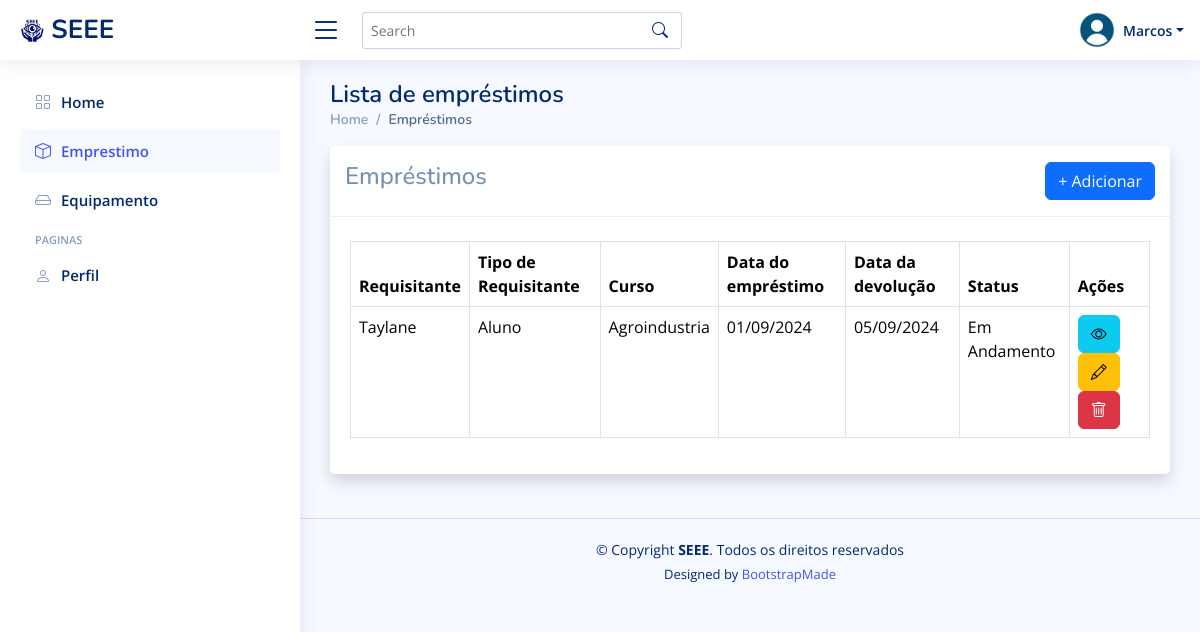
The app's page /emprestimo/list/ (signed in) with its own data.
### emprestimo/models.py (models this page shows, shortened)
class Emprestimo(models.Model):
    class TipoDoRequisitante(models.IntegerChoices):
        ALUNO = 1, 'Aluno'
        PROFESSOR = 2, 'Professor'
        FUNCIONARIO = 3, 'Funcionário'
        OUTRO = 4, 'Outro'
    class Status(models.IntegerChoices):
        CONCLUIDO = 1, 'Devolvido'
        ANDAMENTO = 2, 'Em Andamento'
        INCOMPLETO = 3, 'Atrasado'
    requisitante = models.CharField(max_length=50)
    tipoDoRequisitante = models.IntegerField(choices=TipoDoRequisitante.choices, default=TipoDoRequisitante.OUTRO)
    sala = models.CharField(max_length=50)
    curso = models.CharField(max_length=20, null=True)
    dataEmprestimo = models.DateField(default=timezone.now)
    dataDevolucao = models.DateField(null=True, blank=True)
    observacoesDeDevolucao = models.CharField(max_length=255, blank=True)
    status = models.IntegerField(choices=Status.choices, default=Status.ANDAMENTO)
    funcionario = models.ForeignKey('funcionario.Funcionario', on_delete=models.SET_NULL, null=True, blank=True)

### emprestimo/views.py (the view)
# urls.py: path('list/', views.list, name='emprestimoList')
@login_required
def list(request):
    emprestimos = Emprestimo.objects.all()
    return render(request, 'emprestimo/list.html', {'emprestimos':emprestimos})

### funcionario/contextProcess.py (called while the page is built)
def user_group_context(request):
    user = request.user
    isAdmin = user.groups.filter(name='Admin').exists()
    isFuncionario = user.groups.filter(name='Funcionarios').exists()
    return {
        'isAdmin': isAdmin,
        'isDuncionario': isFuncionario,
    }

### templates/emprestimo/list.html (shortened to what this page needs)
{% extends 'funcionario/_base.html' %}
{% block content %}
<div class="pagetitle">
    <h1>Lista de empréstimos</h1>
    <nav>
        <ol class="breadcrumb">
            <li class="breadcrumb-item"><a href="/funcionario/">Home</a></li>
            <li class="breadcrumb-item active">Empréstimos</li>
        </ol>
    </nav>
</div>
<div class="card shadow mb-4">
    <div class="card-header py-3 d-sm-flex align-items-center justify-content-between mb-4">
        <h4>Empréstimos</h4>
        <a class="btn btn-primary" href="{% url 'emprestimoAdd' %}">+ Adicionar</a>
    </div>
    <div class="card-body">
        <div class="table-responsive">
            <table class="table table-bordered">
                <thead>
                    <tr>
                        <th>Requisitante</th>
                        <th>Tipo de Requisitante</th>
                        <th>Curso</th>
                        <th>Data do empréstimo</th>
                        <th>Data da devolução</th>
                        <th>Status</th>
                        <th>Ações</th>
                    </tr>
                </thead>
                <tbody>
                    {% for e in emprestimos %}
                        <tr>
                            <td>{{ e.requisitante }}</td>
                            <td>{{ e.get_tipoDoRequisitante_display }}</td>
                            <td>{{ e.curso }}</td>
                            <td>{{ e.dataEmprestimo|date:"d/m/Y" }}</td>
                            <td>{{ e.dataDevolucao|date:"d/m/Y" }}</td>
                            <td>{{ e.get_status_display }}</td>
                            <td>
                                <a class="btn btn-info" href="{% url 'emprestimoDetail' e.id %}" data-bs-toggle="tooltip" data-bs-placement="top" title="Ver detalhes"><i class="bi bi-eye"></i></a>
                                <a class="btn btn-warning" href="{% url 'emprestimoEdit' e.id  %}" data-bs-toggle="tooltip" data-bs-placement="top" title="Editar"><i class="bi bi-pencil"></i></a>
                                <button type="button" class="btn btn-danger" data-bs-toggle="modal" data-bs-target="#basicModal-{{ e.id }}"><i class="bi bi-trash"></i></button>
                            </td>
                        </tr>
                    {% endfor %}
                </tbody>
            </table>
        </div>
    </div>
</div>
{% endblock %}

### templates/funcionario/_base.html (shortened to what this page needs)
{% load static %}
<!DOCTYPE html>
<html lang="en">
<head>
  <link href="{% static 'assets/vendor/bootstrap/css/bootstrap.min.css' %}" rel="stylesheet">
  <link href="{% static 'assets/vendor/bootstrap-icons/bootstrap-icons.css' %}" rel="stylesheet">
  <link href="{% static 'assets/vendor/boxicons/css/boxicons.min.css' %}" rel="stylesheet">
  <link href="{% static 'assets/vendor/quill/quill.snow.css' %}" rel="stylesheet">
  <link href="{% static 'assets/vendor/quill/quill.bubble.css' %}" rel="stylesheet">
  <link href="{% static 'assets/vendor/remixicon/remixicon.css' %}" rel="stylesheet">
  <link href="{% static 'assets/vendor/simple-datatables/style.css' %}" rel="stylesheet">
  <link href="{% static 'assets/css/style.css' %}" rel="stylesheet">
</head>
<body>
  <header id="header" class="header fixed-top d-flex align-items-center">
    <div class="d-flex align-items-center justify-content-between">
      <a href="/funcionario/" class="logo d-flex align-items-center">
        <img src="{% static 'assets/img/SEEE.png' %}" alt="">
        <span class="d-none d-lg-block">SEEE</span>
      </a>
      <i class="bi bi-list toggle-sidebar-btn"></i>
    </div>
    <div class="search-bar">
      <form class="search-form d-flex align-items-center" method="POST" action="#">
        <input type="text" name="query" placeholder="Search" title="Enter search keyword">
        <button type="submit" title="Search"><i class="bi bi-search"></i></button>
      </form>
    </div>
    <nav class="header-nav ms-auto">
      <ul class="d-flex align-items-center">
        <li class="nav-item dropdown pe-3">
          <a class="nav-link nav-profile d-flex align-items-center pe-0" href="#" data-bs-toggle="dropdown">
            <img src="{% static 'assets/img/profile.png' %}" alt="Profile" class="rounded-circle">
            <span class="d-none d-md-block dropdown-toggle ps-2">{{ user.username }}</span>
          </a>
        </li>
      </ul>
    </nav>
  </header>
  {% include 'funcionario/sidebar.html'%}
  <main id="main" class="main">
    {% block content %}
    {% endblock %}
  </main>
  <footer id="footer" class="footer">
    <div class="copyright">
      &copy; Copyright <strong><span>SEEE</span></strong>. Todos os direitos reservados
    </div>
    <div class="credits">
      Designed by <a href="https://bootstrapmade.com/">BootstrapMade</a>
    </div>
  </footer>
</body>
</html>

### static/assets/css/style.css (style rules this page uses)
:root { scroll-behavior: smooth; }
body { font-family: "Open Sans", sans-serif; background: #f6f9ff; color: #444444; }
a { color: #4154f1; text-decoration: none; }
h1, h2, h3, h4, h5, h6 { font-family: "Nunito", sans-serif; }
#main { margin-top: 60px; padding: 20px 30px; transition: all 0.3s; }
.pagetitle { margin-bottom: 10px; }
.pagetitle h1 { font-size: 24px; margin-bottom: 0; font-weight: 600; color: #012970; }
.card { margin-bottom: 30px; border: none; border-radius: 5px; box-shadow: 0px 0 30px rgba(1, 41, 112, 0.1); }
.card-header, .card-footer { border-color: #ebeef4; background-color: #fff; color: #798eb3; padding: 15px; }
.card-body { padding: 0 20px 20px 20px; }
.breadcrumb { font-size: 14px; font-family: "Nunito", sans-serif; color: #899bbd; font-weight: 600; }
.breadcrumb a { color: #899bbd; transition: 0.3s; }
.breadcrumb .breadcrumb-item::before { color: #899bbd; }
.breadcrumb .active { color: #51678f; font-weight: 600; }
.logo { line-height: 1; }
@media (min-width: 1200px) { .logo { width: 280px; } }
.logo img { max-height: 26px; margin-right: 6px; }
.logo span { font-size: 26px; font-weight: 700; color: #012970; font-family: "Nunito", sans-serif; }
.header { transition: all 0.5s; z-index: 997; height: 60px; box-shadow: 0px 2px 20px rgba(1, 41, 112, 0.1); background-color: #fff; padding-left: 20px; }
.header .toggle-sidebar-btn { font-size: 32px; padding-left: 10px; cursor: pointer; color: #012970; }
.header .search-bar { min-width: 360px; padding: 0 20px; }
.header .search-form { width: 100%; }
.header .search-form input { border: 0; font-size: 14px; color: #012970; border: 1px solid rgba(1, 41, 112, 0.2); padding: 7px 38px 7px 8px; border-radius: 3px; transition: 0.3s; width: 100%; }
.header .search-form button { border: 0; padding: 0; margin-left: -30px; background: none; }
.header .search-form button i { color: #012970; }
.header-nav ul { list-style: none; }
.header-nav>ul { margin: 0; padding: 0; }
.header-nav .nav-profile { color: #012970; }
.header-nav .nav-profile img { max-height: 36px; }
.header-nav .nav-profile span { font-size: 14px; font-weight: 600; }
@media (min-width: 1200px) { #main, #footer { margin-left: 300px; } }
.footer { padding: 20px 0; font-size: 14px; transition: all 0.3s; border-top: 1px solid #cddfff; }
.footer .copyright { text-align: center; color: #012970; }
.footer .credits { padding-top: 5px; text-align: center; font-size: 13px; color: #012970; }

### records on screen
Emprestimo: requisitante "Taylane", tipoDoRequisitante "Aluno", curso "Agroindustria", dataEmprestimo "01/09/2024", dataDevolucao "05/09/2024", status "Em Andamento"

### other values on screen
{{ user.username }} "Marcos"
